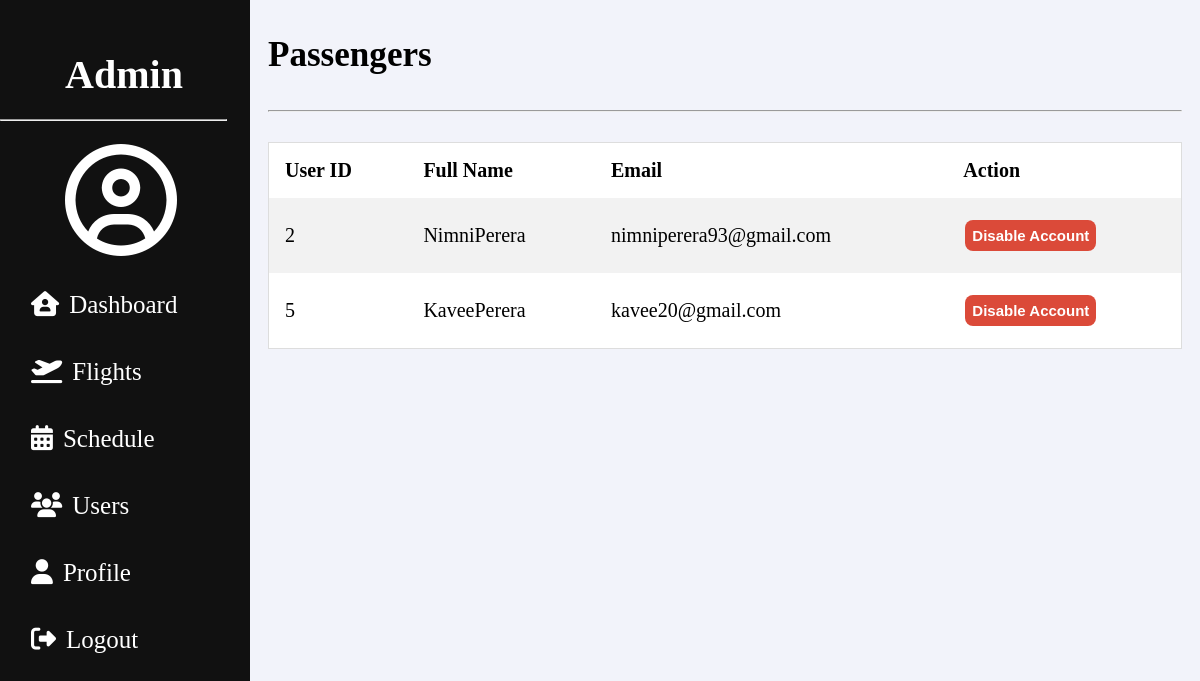
The app's page /Admin/AdminPassengers.php (signed in) with its own data.
### tables this page shows
CREATE TABLE `users` (
  `User_ID` int(15) NOT NULL,
  `FirstName` varchar(50) NOT NULL,
  `LastName` varchar(50) NOT NULL,
  `Email` varchar(50) NOT NULL,
  `Password` varchar(15) NOT NULL,
  `Utype` tinyint(4) NOT NULL DEFAULT 0,
  `Status` tinyint(4) NOT NULL DEFAULT 1
);

### Admin/AdminPassengers.php (the view, shortened to what this page needs)
<?php
require("../Server.php");
?>
<!DOCTYPE html>
<html>
<head>
  <link rel="stylesheet" href="css/adminIndexStyle.css">
  <link rel="stylesheet" href="css/adminPassengersStyle.css">
  <link rel="stylesheet" href="https://cdnjs.cloudflare.com/ajax/libs/font-awesome/4.7.0/css/font-awesome.min.css">
</head>
<body>
<div class="adminnav">
    <h3 ><center>Admin</center></h3>
    <hr style="width:90%;text-align:center;margin-left:0">
    <i class='fa fa-user-circle-o fa-7x' style='color: white; margin: 15px 10px 15px 65px;'></i>
    <a href="AdminDashboard.php"><i class='fas fa-house-user' style='margin: 15px 10px 15px 15px;'></i>Dashboard</a>
  <a href="AdminFlights.php"><i class='fas fa-plane-departure' style='margin: 15px 10px 15px 15px;'></i>Flights</a>
  <a href="AdminSchedule.php"><i class="fas fa-calendar-alt" style="margin: 15px 10px 15px 15px;"></i>Schedule</a>
  <a href="AdminNormalUsers.php"><i class='fa fa-users' style='margin: 15px 10px 15px 15px;'></i>Users</a>
  <a href="AdminProfile.php"><i class='fa fa-user' style='margin: 15px 10px 15px 15px;' ></i>Profile</a>
  <a href="../login.php?logout='1'"><i class="fas fa-sign-out-alt" name="logout" style="margin: 15px 10px 15px 15px;"></i>Logout</a>
</div>
  <div class="adminPassengers">
    <h3>Passengers</h3>
    <hr>
    <table >
      <tr>
        <th>User ID</th>
        <th>Full Name</th>
        <th>Email</th>
        <th>Action</th>
      </tr>
      <?php
        $sql = "SELECT * FROM users WHERE Utype=0 AND Status=1";
        $result = mysqli_query($db_connection, $sql);
        if (mysqli_num_rows($result) > 0) {
          while ($row = mysqli_fetch_assoc($result)) {
      ?>
      <tr>
        <td><?php echo $row["User_ID"]?></td>
        <td><?php echo $row["FirstName"]. "".$row["LastName"]?></td>
        <td><?php echo $row["Email"]?></td>
        <td>
          <a href="AdminPassengers.php?delete_userId=<?php echo $row["User_ID"] ?>"><button class="button1" onclick="deleteAlert()"><b>Disable Account</b></button>
        </td>
      </tr>
      <?php } }?>
    </table>
  </div>
</body>
</html>

### Admin/css/adminIndexStyle.css (style rules this page uses)
body { background-color: #f2f3fa; }

### Admin/css/adminPassengersStyle.css (style rules this page uses)
.adminnav { height: 100%; width: 250px; position: fixed; z-index: 1; top: 0; left: 0; background-color: #111; overflow-x: hidden; padding-top: 20px; }
.adminnav a { padding: 6px 8px 6px 16px; text-decoration: none; font-size: 25px; color: #ffffff; display: block; }
.adminnav h3 { padding: 1px 8px 1px 6px; margin: 30px 0 20px 0; text-decoration: none; font-size: 40px; color: #ffffff; display: block; }
.adminPassengers { margin-left: 250px; font-size: 30px; padding: 0px 10px; }
table { background-color: #ffffff; border-collapse: collapse; border-spacing: 0; width: 100%; border: 1px solid #ddd; font-size: 20px; margin-top: 30px; margin-bottom: 50px; }
th, td { text-align: left; padding: 16px; }
tr:nth-child(even) { background-color: #f2f2f2; }
.button1 { background-color: #db4a39; border: none; color: white; padding: 7px; text-align: center; text-decoration: none; display: inline-block; font-size: 15px; margin: 6px 2px; cursor: pointer; }
.button1 { border-radius: 8px; }

### records on screen
users: User_ID "2", FirstName "Nimni", LastName "Perera", Email "nimniperera93@gmail.com"
users: User_ID "5", FirstName "Kavee", LastName "Perera", Email "kavee20@gmail.com"
